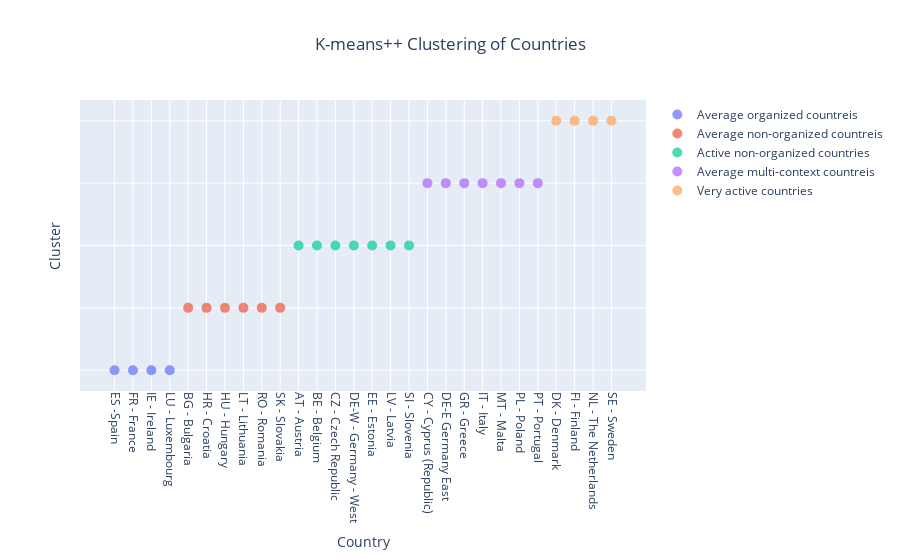

Here is the notebook cell this chart was saved with:
### Code cell
optimal_clusters = 5

# Perform K-means clustering with the optimal number of clusters
kmeans = KMeans(n_clusters=optimal_clusters, init='k-means++', random_state=42)
cluster_labels = kmeans.fit_predict(grouped_df_scaled)
cluster_labels_ser=pd.Series(cluster_labels).replace({0:'Average organized countreis',1:'Average non-organized countreis',2:'Active non-organized countries',3:'Average multi-context countreis',4:'Very active countries'})
# Get the centroids
centroids = kmeans.cluster_centers_

# Create a DataFrame with country names and cluster labels
clustered_countries_kmeans = pd.DataFrame({'Country': grouped_df['Country'], 'Cluster': cluster_labels_ser})

fig = go.Figure()

# Add scatter plots for each cluster
#for cluster in range(optimal_clusters):
for cluster in ['Average organized countreis','Average non-organized countreis','Active non-organized countries','Average multi-context countreis','Very active countries']:
    clustered_data = clustered_countries_kmeans[clustered_countries_kmeans['Cluster'] == cluster]
    fig.add_trace(go.Scatter(
        x=clustered_data['Country'],
        y=[cluster] * len(clustered_data),
        mode='markers',
        name=f'{cluster}',
        marker=dict(size=10, symbol='circle', opacity=0.7)
    ))

    
fig.update_layout(
    title='K-means++ Clustering of Countries',
    xaxis_title='Country',
    yaxis_title='Cluster',
    title_x=0.5,
    xaxis=dict(tickangle=90),
    yaxis={'showticklabels': False}
)

fig.show()

### Figure 1 — Plotly figure (JSON) as saved in the notebook; plotly's stock layout.template omitted (floating-point values rounded to 4 significant figures)
{"data": [{"marker": {"opacity": 0.7, "size": 10, "symbol": "circle"}, "mode": "markers", "name": "Average organized countreis", "type": "scatter", "x": ["ES -Spain", "FR - France", "IE - Ireland", "LU - Luxembourg"], "y": ["Average organized countreis", "Average organized countreis", "Average organized countreis", "Average organized countreis"]}, {"marker": {"opacity": 0.7, "size": 10, "symbol": "circle"}, "mode": "markers", "name": "Average non-organized countreis", "type": "scatter", "x": ["BG - Bulgaria", "HR - Croatia", "HU - Hungary", "LT - Lithuania", "RO - Romania", "SK - Slovakia"], "y": ["Average non-organized countreis", "Average non-organized countreis", "Average non-organized countreis", "Average non-organized countreis", "Average non-organized countreis", "Average non-organized countreis"]}, {"marker": {"opacity": 0.7, "size": 10, "symbol": "circle"}, "mode": "markers", "name": "Active non-organized countries", "type": "scatter", "x": ["AT - Austria", "BE - Belgium", "CZ - Czech Republic", "DE-W - Germany - West", "EE - Estonia", "LV - Latvia", "SI - Slovenia"], "y": ["Active non-organized countries", "Active non-organized countries", "Active non-organized countries", "Active non-organized countries", "Active non-organized countries", "Active non-organized countries", "Active non-organized countries"]}, {"marker": {"opacity": 0.7, "size": 10, "symbol": "circle"}, "mode": "markers", "name": "Average multi-context countreis", "type": "scatter", "x": ["CY - Cyprus (Republic)", "DE-E Germany East", "GR - Greece", "IT - Italy", "MT - Malta", "PL - Poland", "PT - Portugal"], "y": ["Average multi-context countreis", "Average multi-context countreis", "Average multi-context countreis", "Average multi-context countreis", "Average multi-context countreis", "Average multi-context countreis", "Average multi-context countreis"]}, {"marker": {"opacity": 0.7, "size": 10, "symbol": "circle"}, "mode": "markers", "name": "Very active countries", "type": "scatter", "x": ["DK - Denmark", "FI - Finland", "NL - The Netherlands", "SE - Sweden"], "y": ["Very active countries", "Very active countries", "Very active countries", "Very active countries"]}], "layout": {"title": {"text": "K-means++ Clustering of Countries", "x": 0.5}, "xaxis": {"tickangle": 90, "title": {"text": "Country"}}, "yaxis": {"showticklabels": false, "title": {"text": "Cluster"}}}}
